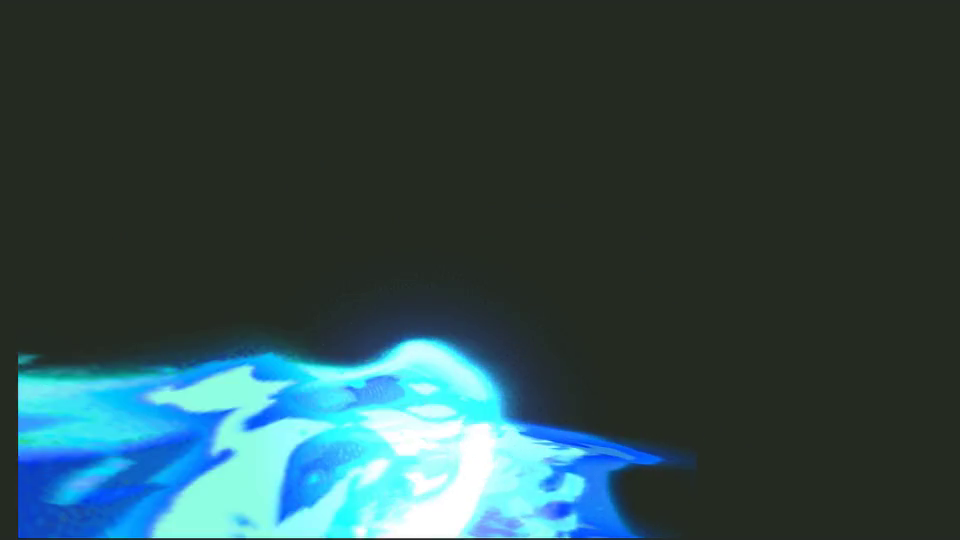
#> input picture frame 146 of Deliverables/Reviews/2026-09-08-vfx/ultimates/B02-007-full.mp4, 960 x 540 px, given in place of buff01-raw.mp4, which was not available
$ python verify_extra_sfx_onsets.py
#> lines starting #> are read from the running program, lines starting #| are printed output that depends on the picture; pictures that were not available may be replaced by others from this repository, and a replacement may not be noted
"""Adjacent-frame crops around exact proposed cue boundaries."""
import sys,json
from pathlib import Path
ROOT=Path(__file__).resolve().parents[1];OUT=ROOT/'Saved/Codex/ExtraSfxRequirements-20260915'
sys.path.insert(0,str(ROOT/'Saved/Codex/EssentialSfxRequirements-20260914/capture-deps'))
import cv2
from PIL import Image,ImageDraw
checks={
 'Buff':('buff01',[146,147,148],(332,417,104,42)),
 'Critical':('critical02',list(range(160,176)),(932,341,253,142)),
 'PageSwitch':('switch01',[154,155,156,306,307,308],(906,249,92,47)),
 'LevelUp':('level04',[160,161,162],(777,265,61,32)),
 'ChestOpen':('reward01',[157,158,159],(520,174,145,120))}
for cue,(name,frames,roi) in checks.items():
 directory=ROOT/'Saved/Codex/EssentialSfxRequirements-20260914' if cue=='ChestOpen' else OUT
 cap=cv2.VideoCapture(str(directory/(name+'-raw.mp4')));cols=min(4,len(frames));cw,ch=320,220;sheet=Image.new('RGB',(cw*cols,ch*((len(frames)+cols-1)//cols)),'#17201e');draw=ImageDraw.Draw(sheet)
#> after `sheet = Image.new('RGB', (cw * cols, ch * ((len(frames) + cols - 1) //`:
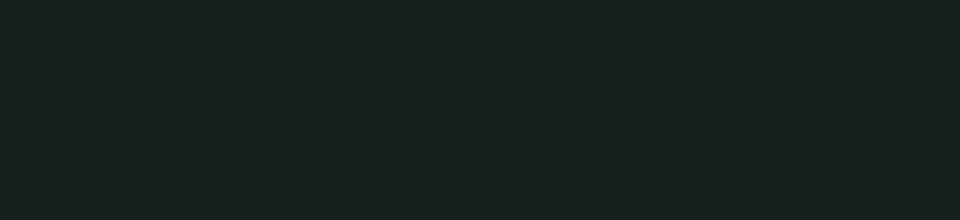
#> sheet: PIL image 960x220 RGB; mean R, G, B 23, 32, 30
 for i,f in enumerate(frames):
  cap.set(cv2.CAP_PROP_POS_FRAMES,f);ok,frame=cap.read();assert ok
  x,y,w,h=roi;pic=Image.fromarray(cv2.cvtColor(frame[y:y+h,x:x+w],cv2.COLOR_BGR2RGB));pic=pic.resize((w*2,h*2));pic.thumbnail((cw-12,ch-30))
  ox=i%cols*cw;oy=i//cols*ch;draw.text((ox+6,oy+6),f'{cue} F{f:04}',fill='white');sheet.paste(pic,(ox+6,oy+29))
#> this loop made 3 passes
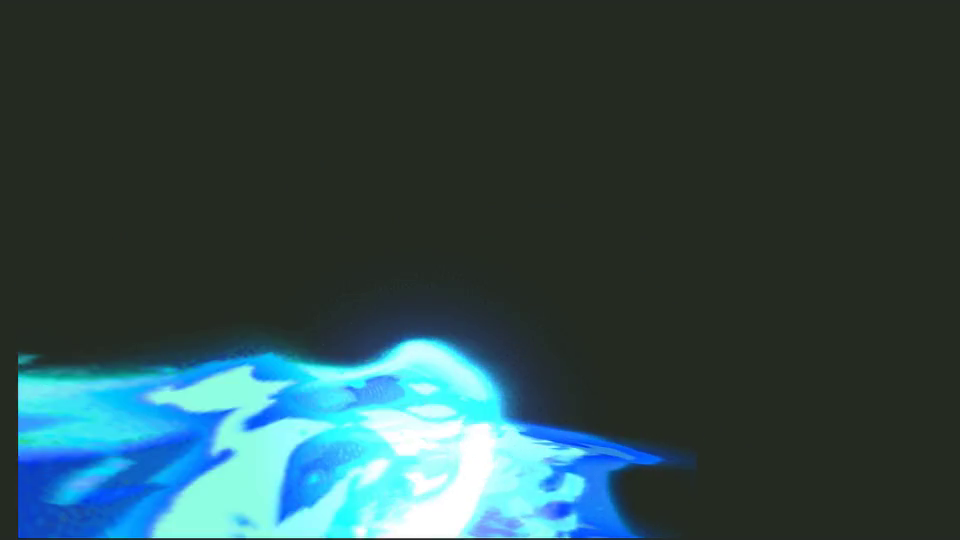
#> input picture frame 146 of Deliverables/Reviews/2026-09-08-vfx/ultimates/B02-007-full.mp4, 960 x 540 px, given in place of buff01-raw.mp4, which was not available
#> pass 1, `pic = Image.fromarray(cv2.cvtColor(frame[y:y + h, x:x + w], cv2.COLOR_`:
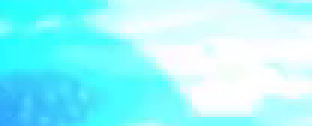
#> pic: PIL image 104x42 RGB (shown 3 times larger); mean R, G, B 156, 247.2, 253.2
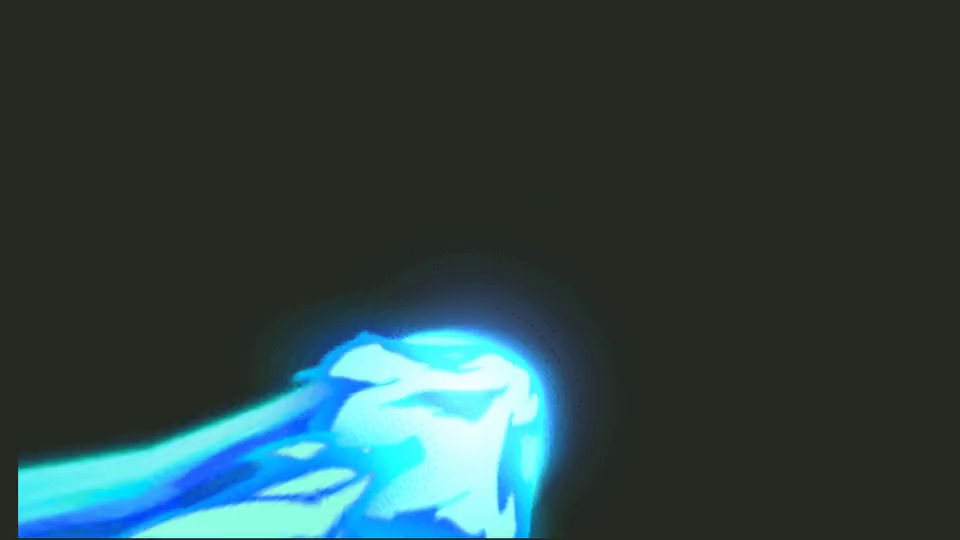
#> input picture frame 147 of Deliverables/Reviews/2026-09-08-vfx/ultimates/B02-007-full.mp4, 960 x 540 px, given in place of buff01-raw.mp4, which was not available
#> pass 2, `pic = Image.fromarray(cv2.cvtColor(frame[y:y + h, x:x + w], cv2.COLOR_`:
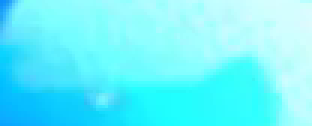
#> pic: PIL image 104x42 RGB (shown 3 times larger); mean R, G, B 107.7, 242.9, 253.6
#> after the loop:
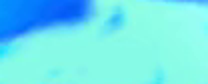
#> pic: PIL image 208x84 RGB; mean R, G, B 112.5, 227.7, 236.4
#> after the loop:
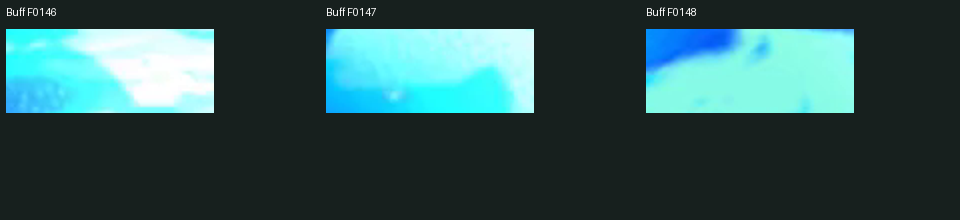
#> sheet: PIL image 960x220 RGB; mean R, G, B 48.8, 83.8, 84.4
 cap.release();sheet.save(OUT/(cue+'-adjacent.png'))
#> pass 2 of the loop `for cue,(name,frames,roi) in checks.items():`:
#> `sheet = Image.new('RGB', (cw * cols, ch * ((len(frames) + cols - 1) //`:
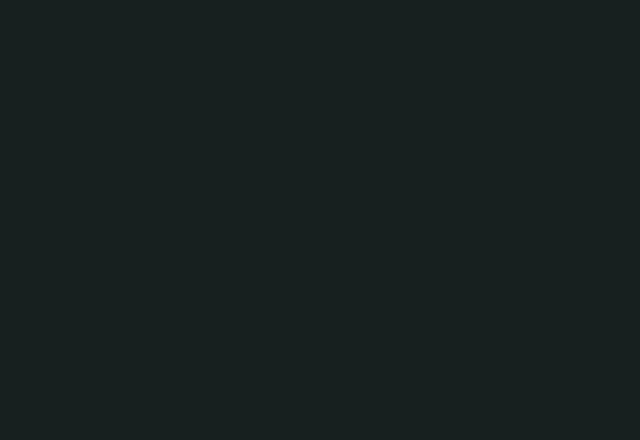
#> sheet: PIL image 1280x880 RGB (shown at 1/2 size); mean R, G, B 23, 32, 30
#> the loop `for i,f in enumerate(frames):` made 16 passes
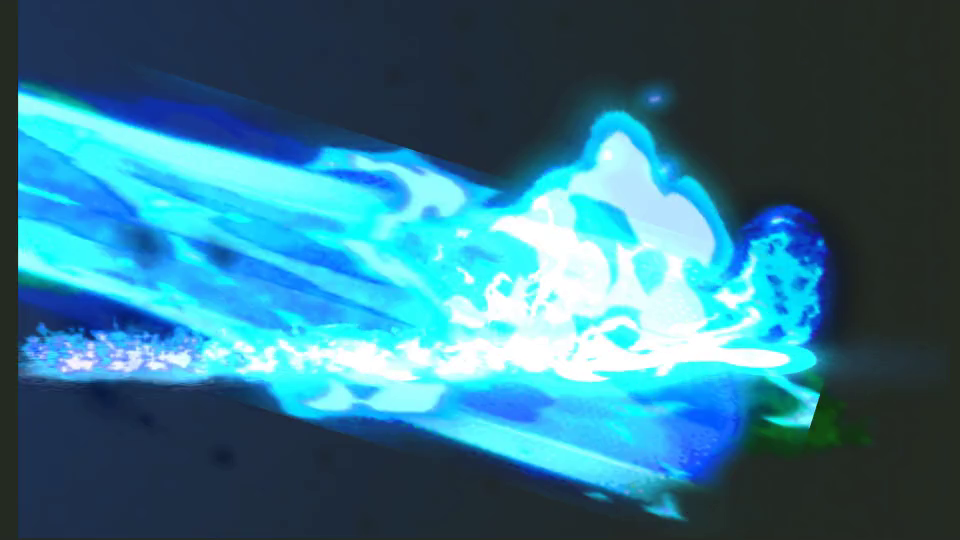
#> input picture frame 160 of Deliverables/Reviews/2026-09-08-vfx/ultimates/B02-007-full.mp4, 960 x 540 px, given in place of critical02-raw.mp4, which was not available
#> after the loop `for i,f in enumerate(frames):`:
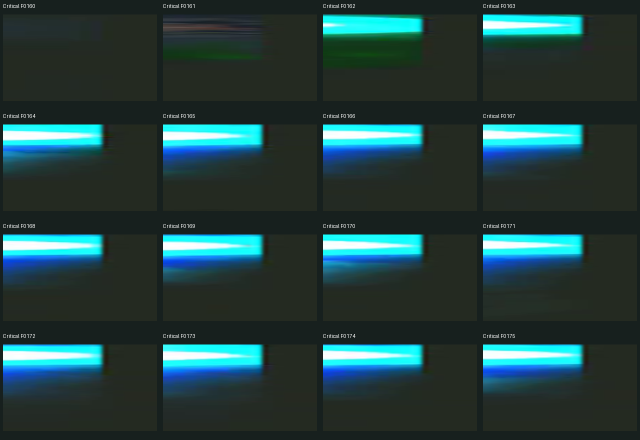
#> sheet: PIL image 1280x880 RGB (shown at 1/2 size); mean R, G, B 36.1, 65.1, 65.2
#> pass 3 of the loop `for cue,(name,frames,roi) in checks.items():`:
#> `sheet = Image.new('RGB', (cw * cols, ch * ((len(frames) + cols - 1) //`:
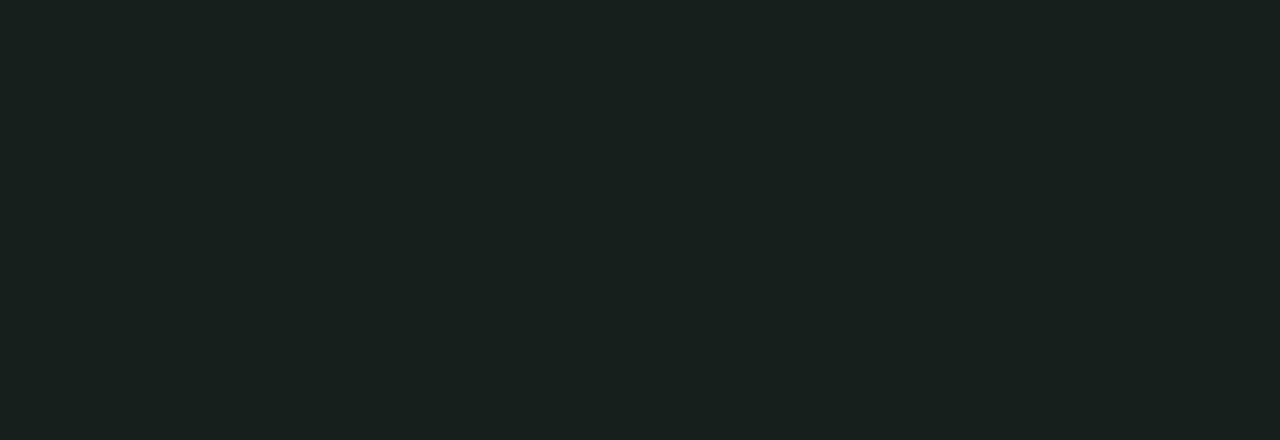
#> sheet: PIL image 1280x440 RGB; mean R, G, B 23, 32, 30
#> (the run stopped early here; a loop or call above may not have finished)

$ run again, starting later in the video
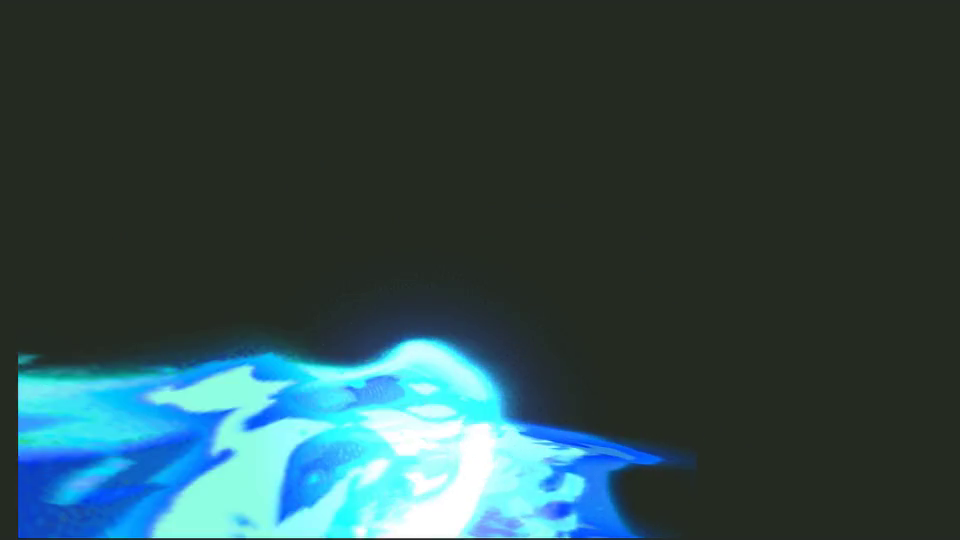
#> input picture frame 146 of Deliverables/Reviews/2026-09-08-vfx/ultimates/B02-007-full.mp4, 960 x 540 px, given in place of buff01-raw.mp4, which was not available
#> the loop `for i,f in enumerate(frames):` made 3 passes
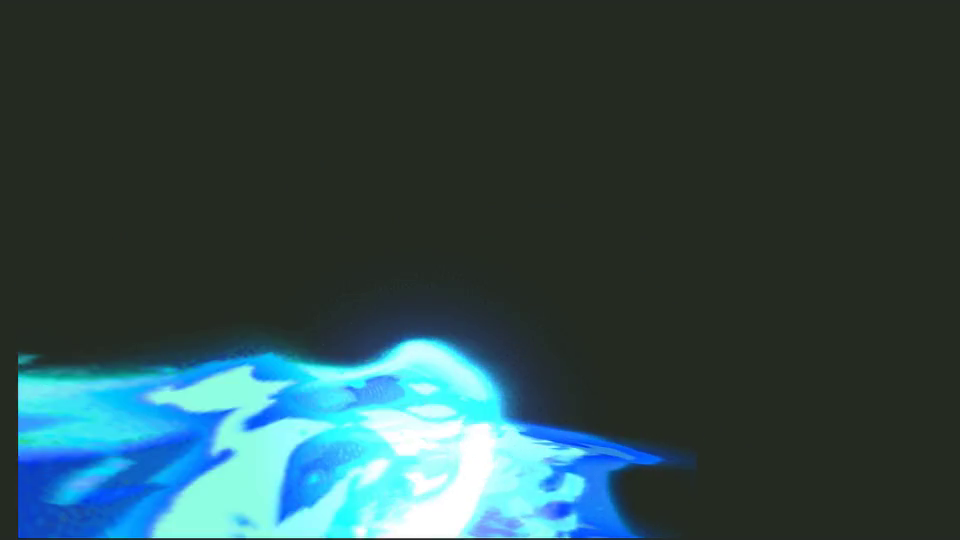
#> input picture frame 146 of Deliverables/Reviews/2026-09-08-vfx/ultimates/B02-007-full.mp4, 960 x 540 px, given in place of buff01-raw.mp4, which was not available
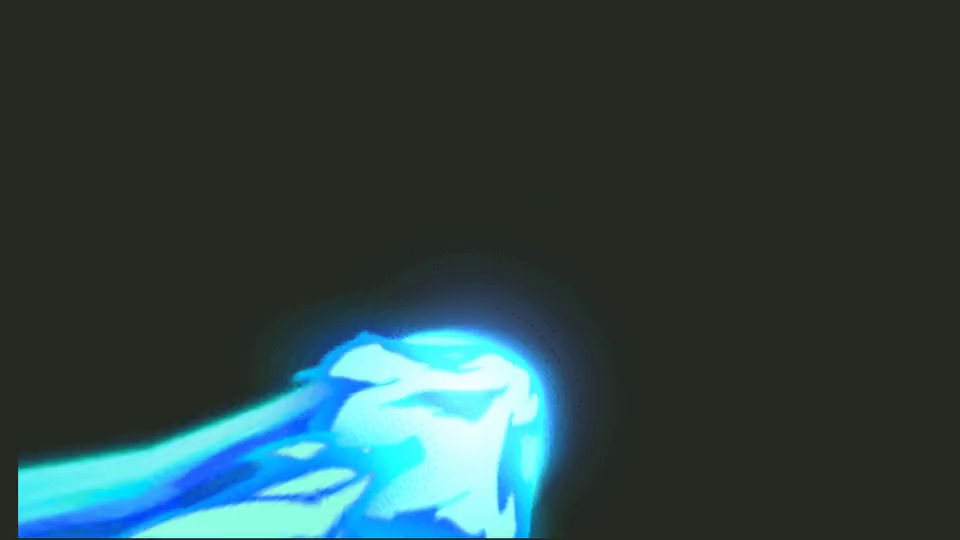
#> input picture frame 147 of Deliverables/Reviews/2026-09-08-vfx/ultimates/B02-007-full.mp4, 960 x 540 px, given in place of buff01-raw.mp4, which was not available
